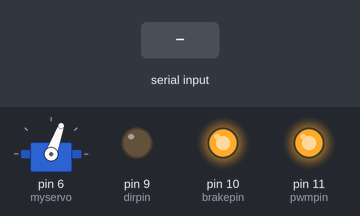
A sketch run on a simulated Arduino Uno, built with avr-gcc and run on an emulated ATmega328P. Shown: servo, output pins drawn as LEDs (lit = HIGH). The inputs (shaded band) are chosen by the test bench.

Above: at 1.2 s.
1.3 s: "a" received over Serial
At 1.9 s:
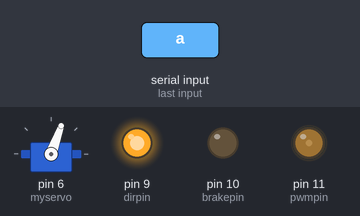
2.8 s: "c" received over Serial
At 4.2 s:
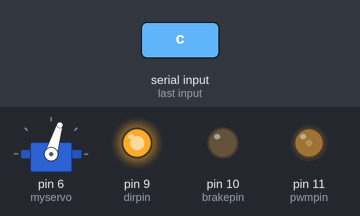
Timing chart, 0 to 5.8 s (numbered marks = the images above; inputs shaded):
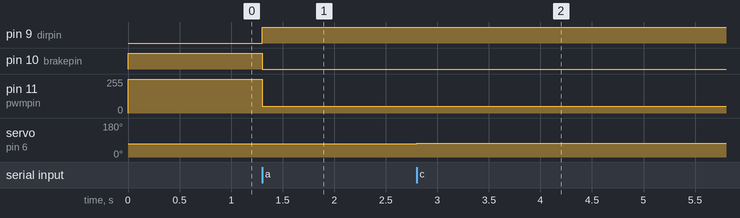

The sketch:

arduino.ino
```cpp
char c;
#include <Servo.h>
int pwm=50;
int brakepin = 10;
int pwmpin = 11;
int dirpin = 9;
Servo myservo;


void setup() {
  // put your setup code here, to run once:
pinMode(brakepin,OUTPUT);
pinMode(pwmpin ,OUTPUT);
pinMode(dirpin,OUTPUT);
digitalWrite(brakepin,HIGH);
analogWrite(pwmpin,255);
myservo.attach(6);
Serial.begin(9600);
myservo.write(70);
}

void loop() {
  // put your main code here, to run repeatedly:
if(Serial.available()>0)
{
   c=Serial.read();
  if ((char)c=='a'){
    //forward
    myservo.write(70);
    analogWrite(pwmpin,pwm);
  digitalWrite(brakepin,LOW);
  digitalWrite(dirpin,HIGH);

  }
  else if ((char)c=='c'){
    //left

    myservo.write(73.5);
   analogWrite(pwmpin,pwm);
  digitalWrite(brakepin,LOW);
  digitalWrite(dirpin,HIGH);

  }
  else if((char)c=='b'){
    //right
myservo.write(66.5);

   analogWrite(pwmpin,pwm);
  digitalWrite(brakepin,LOW);
  digitalWrite(dirpin,HIGH);

  }
}
}
```

Measured:
- after the input at 1.3 s, pin 9 (dirpin): LOW → HIGH at once; pin 10 (brakepin): HIGH → LOW at once; pin 11 (pwmpin): 255/255 → 50/255 at once
- after the input at 2.8 s, servo on pin 6 (myservo): 70° → 73° at once
